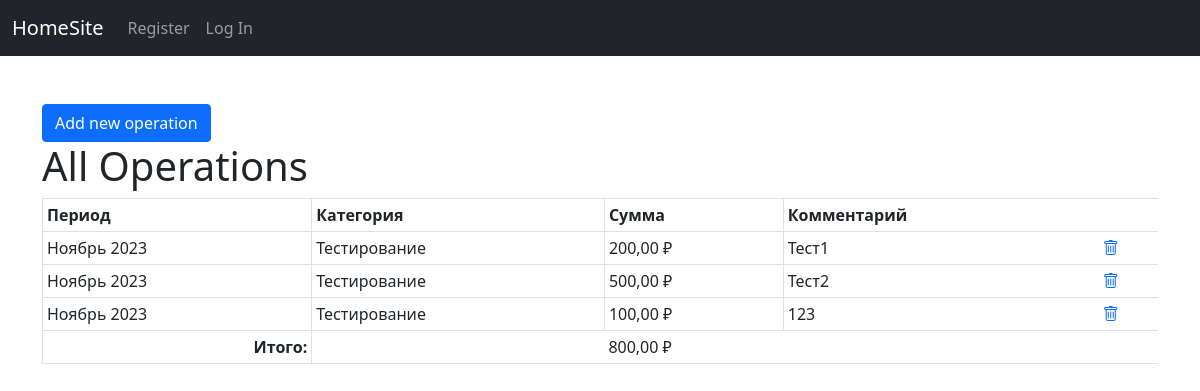
Before: /budget/all_operation with the older database file.
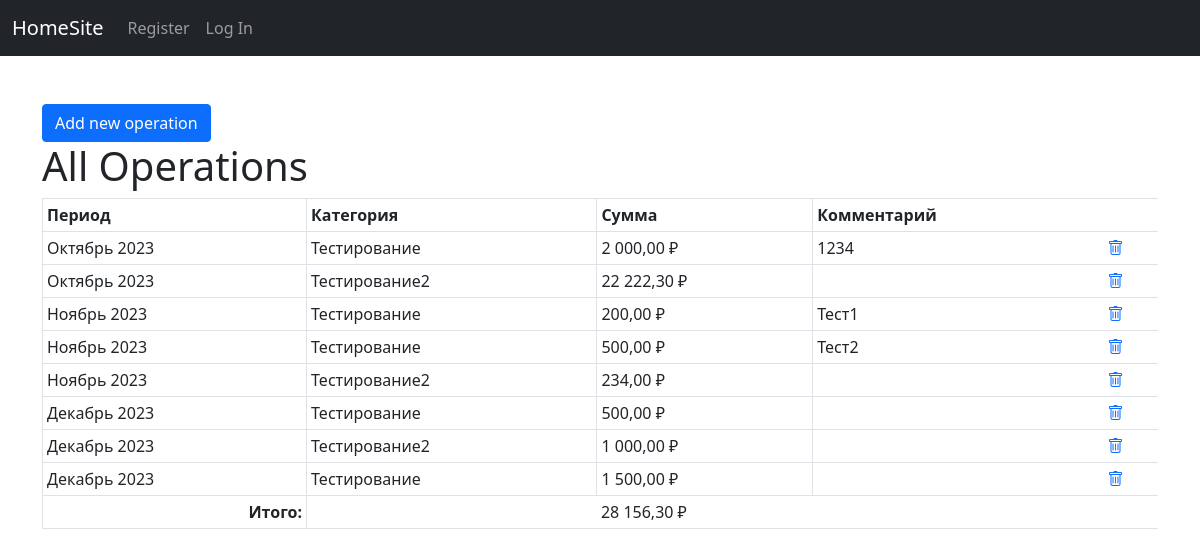
After: the same page with the newer database file.
### budget/models.py (models this page shows, shortened)
class Operation(models.Model):
    operation_date = models.DateField(auto_now=False, auto_now_add=False)
    category = models.ForeignKey(Category, on_delete=models.PROTECT)
    detalisation = models.JSONField(null=True)
    amount = models.DecimalField(decimal_places=2, max_digits=8)
    comment = models.CharField(max_length=250, null=True)

class Category(models.Model):
    DEBIT = "Dr"
    CREDIT = "Cr"
    CAT_TYPE_CHOICES = {
        DEBIT: "Доход",
        CREDIT: "Расход"
    }
    name = models.CharField(max_length=20, unique=True)
    limit = models.DecimalField(decimal_places=2, max_digits=8)
    cat_type = models.CharField(max_length=2, choices=CAT_TYPE_CHOICES, default=CREDIT)
    def __str__(self) -> str:
        return f"{self.name}"

### budget/views.py (the view, shortened to what this page needs)
# urls.py: path("all_operation", views.all_operation, name='all_operation'),
def all_operation(request):
    operations = Operation.objects.all().order_by("operation_date", "category")
    sum_all_operations = Operation.objects.aggregate(all_sum=Sum("amount"))
    if request.method == "POST":
        form = OperationForm(request.POST)
        if form.is_valid():
            form.save()
            messages.success(request, "Added new Operation")
            sum_all_operations = Operation.objects.aggregate(all_sum=Sum("amount"))
            return redirect("budget:all_operation")
    else:
        form = OperationForm()
        return render(
            request,
            "budget/all_operation.html",
            {
                "form": form,
                "operations": operations,
                "all_sum": sum_all_operations["all_sum"],
            },
        )

### budget/templates/budget/all_operation.html (shortened to what this page needs)
{% extends 'base/index.html' %}
{% block navbar %}
    {% include "budget/navbar.html" %}
{% endblock navbar%}
{% block content %}
    <button type="button" class="btn btn-primary" data-bs-toggle="modal" data-bs-target="#addOperationModal">
      Add new operation
    </button>
    <h1> All Operations </h1>
    <table class="table table-bordered table-hover table-sm">
        <thead>
          <tr>
            <th scope="col">Период</th>
            <th scope="col">Категория</th>
            <th scope="col">Сумма</th>
            <th class="border-0" scope="col">Комментарий</th>
          </tr>
        </thead>
        <tbody>
        {% for operation in operations %}
          <tr>
            <td scope="row">{{operation.operation_date|date:'F Y'}}</td>
            <td>{{operation.category}}</td>
            <td>{{operation.amount|floatformat:"2g"}} &#8381;</td>
            <td class="border-0">{{operation.comment}}</td>
            <td class="border-0"><a href={% url "budget:delete_operation" operation.id %}><i class="bi bi-trash"></i></a>
          </tr>
        {% endfor %}
        </tbody>
        <tfoot>
          <th class="text-end"> Итого: </th>
          <td class="border-0">  </td>
          <td class="border-0"> {{all_sum|floatformat:"2g"}} &#8381; </td>
          <td class="border-0"> </td>
        </tfoot>
      </table>
{% endblock content %}

### base/templates/base/index.html (shortened to what this page needs)
<!DOCTYPE html>
<html lang="en">
<head>
     <link href="https://cdn.jsdelivr.net/npm/bootstrap@5.0.2/dist/css/bootstrap.min.css" rel="stylesheet">
     <link rel="stylesheet" href="https://cdn.jsdelivr.net/npm/bootstrap-icons@1.11.2/font/bootstrap-icons.min.css">
</head>
<body>
    {% block navbar %}{% endblock navbar %}
    <div class="container">
        {% block content %}{% endblock content %}
    </div>
</body>
</html>

### budget/templates/budget/navbar.html (shortened to what this page needs)
<nav class="navbar navbar-expand navbar-dark bg-dark">
    <div class="container-fluid">
      <a class="navbar-brand" href="{% url 'base:index' %}">HomeSite</a>
      <div class="collapse navbar-collapse" id="navbarSupportedContent">
        {% if user.is_authenticated %}
          <ul class="navbar-nav me-auto">
            <li class="nav-item">
              <li class="nav-item dropdown">
                <a class="nav-link dropdown-toggle" href="#" id="navbarDropdown" role="button" data-bs-toggle="dropdown" aria-expanded="false">
                  Budget
                </a>
                <ul class="dropdown-menu" aria-labelledby="navbarDropdown">
                  <li><a class="dropdown-item" href="{% url 'budget:home'%}">Дашборд</a></li>
                  <li><a class="dropdown-item" href="{% url 'budget:categories'%}">Категории</a></li>
                  <li><a class="dropdown-item" href="{% url 'budget:all_operation'%}">Операции</a></li>
                </ul>
              </li>
            </li>
          </ul>
          <ul class="navbar-nav me-2">
            <li class="nav-item">
              <a class="nav-link" aria-current="page" href="#">{{user.username}}</a>
            </li>
            <li class="nav-item">
              <a class="nav-link " href="{% url 'users:logout_user' %}">Log Out</a>
            </li>
          </ul>
        {% else %}
          <ul class="navbar-nav me-auto">
            <li class="nav-item">
              <a class="nav-link" href="{% url 'users:register_user' %}">Register</a>
            </li>
            <li class="nav-item">
              <a class="nav-link" href="{% url 'users:login_user' %}">Log In</a>
            </li>
          </ul>
        {% endif%}
      </div>
    </div>
  </nav>

Changed rows visible on the page:
removed Operation: operation_date "Ноябрь 2023", category "Тестирование", amount "100,00", comment "123"
added Operation: operation_date "Октябрь 2023", category "Тестирование", amount "2 000,00", comment "1234"
added Operation: operation_date "Октябрь 2023", category "Тестирование2", amount "22 222,30"
added Operation: operation_date "Ноябрь 2023", category "Тестирование2", amount "234,00"
added Operation: operation_date "Декабрь 2023", category "Тестирование", amount "500,00"
added Operation: operation_date "Декабрь 2023", category "Тестирование2", amount "1 000,00"
added Operation: operation_date "Декабрь 2023", category "Тестирование", amount "1 500,00"
Other visible differences:
{{ all_sum|floatformat:"2g" }}: "800,00" → "28 156,30"
